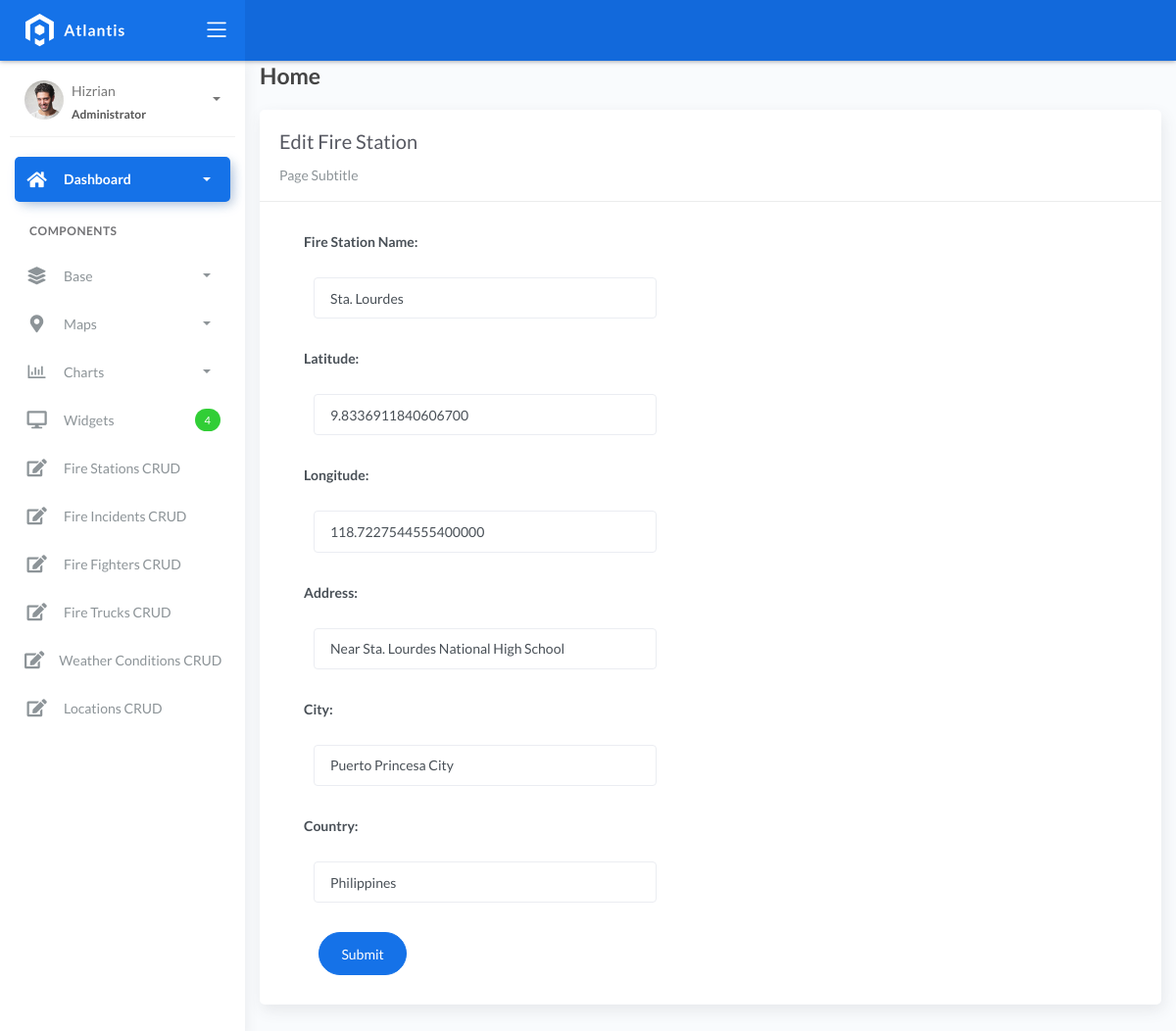
Screenshot of /firestationlist/7 with the database file from the repository.
### fire/models.py (models this page shows)
class BaseModel(models.Model):
    created_at = models.DateTimeField(auto_now_add=True, db_index=True)
    updated_at = models.DateTimeField(auto_now=True)
    class Meta:
        abstract = True

class FireStation(BaseModel):
    name = models.CharField(max_length=150)
    latitude = models.DecimalField(
        max_digits=22, decimal_places=16, null=True, blank=True)
    longitude = models.DecimalField(
        max_digits=22, decimal_places=16, null=True, blank=True)
    address = models.CharField(max_length=150)
    city = models.CharField(max_length=150)  # can be in separate table
    country = models.CharField(max_length=150)  # can be in separate table

### fire/views.py (the view, shortened to what this page needs)
# urls.py: path('firestationlist/<pk>', FireStationUpdateView.as_view(), name='firestation-update'),
class FireStationUpdateView(UpdateView):
    model = FireStation
    form_class = FireStationForm
    template_name = "editfirestations.html"
    success_url = reverse_lazy('firestation-list')

### fire/forms.py
class FireStationForm(ModelForm):
    class Meta:
        model = FireStation
        fields = "__all__"
        labels = {
            'name': 'Fire Station Name',
            'latitude': 'Latitude',
            'longitude': 'Longitude',
            'address': 'Address',
            'city': 'City',
            'country': 'Country',
        }

### templates/editfirestations.html (shortened to what this page needs)
{% extends 'base.html' %} {% load static %} {% block content %}
<div class="content">
    <div class="container-fluid">
        <h4 class="page-title">Home</h4>
        <div class="row">
            <div class="col-md-12">
                <div class="card">
                    <div class="card-header">
                        <div class="card-title">Edit Fire Station</div>
                        <div class="card-category">Page Subtitle</div>
                    </div>
                    <div class="col-md-6">
                    <div class="card-body">
                        <form action="" method="post" novalidate>
                            {% csrf_token %} {% include 'includes/form.html' %}
                                <div class="form-group">
                                    <div class="col-md-12 col-sm-3">
                                        <button type="submit" class="btn btn-primary btn-rounded">Submit</button>
                                    </div>
                                </div>
                            </div>
                    </div>
                    </div>
                </div>
            </div>
        </div>
    </div>
</div>
{% endblock %}

### templates/includes/form.html (shortened to what this page needs)
{% load widget_tweaks %}
{% for field in form %}
<div class="field item form-group">
    <label>{{ field.label_tag }}</label>
  <div class="form-group">
    {% render_field field class="form-control" %}
  </div>
</div>
{% endfor %}

### rows the page displays
FireStation: name "Sta. Lourdes" "9.8336911840606700" "118.7227544555400000" "Near Sta. Lourdes National High School" "Puerto Princesa City" "Philippines"

### other values shown
{{ field.label_tag }} "Fire Station Name:" "Latitude:" "Longitude:" "Address:" "City:" "Country:"
